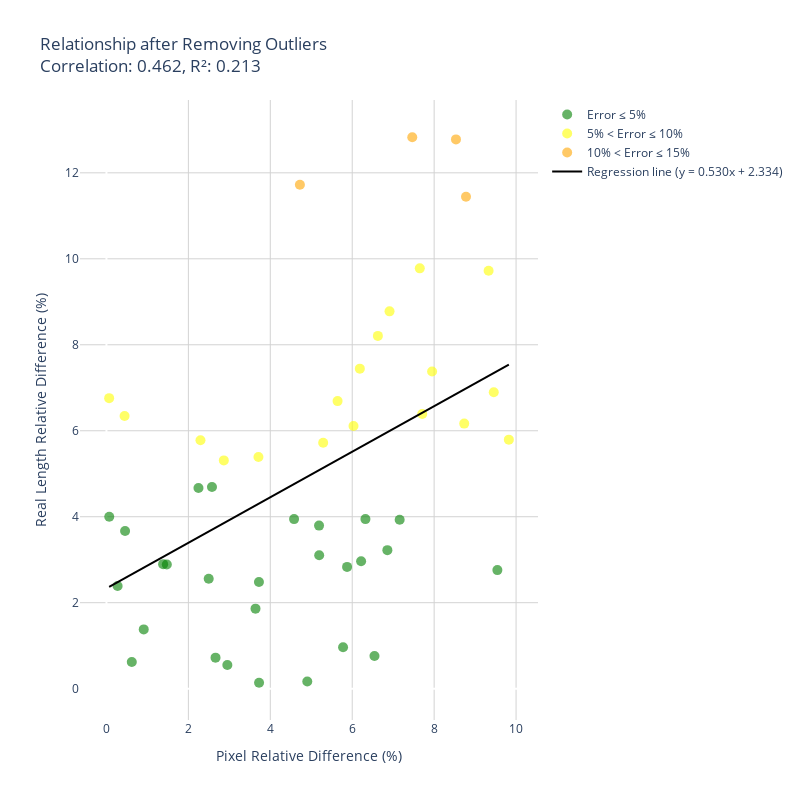

The cell this chart's notebook holds for it:
### Code cell
import numpy as np
from scipy import stats

# Remove outliers from the linear relationship between pixel_rel_diff and real_length_rel_diff
# Calculate residuals from linear regression
slope, intercept, r_value, p_value, std_err = stats.linregress(
    new_df['pixel_rel_diff'], 
    new_df['real_length_rel_diff']
)
predicted = slope * new_df['pixel_rel_diff'] + intercept
residuals = new_df['real_length_rel_diff'] - predicted

# Remove points with residuals more than 2 standard deviations from mean
residual_std = np.std(residuals)
residual_mean = np.mean(residuals)
new_df_clean = new_df[
    (residuals >= residual_mean - 2*residual_std) & 
    (residuals <= residual_mean + 2*residual_std)
]

# Calculate new correlation and regression after removing outliers
correlation_clean = new_df_clean['pixel_rel_diff'].corr(new_df_clean['real_length_rel_diff'])
slope_clean, intercept_clean, r_value_clean, p_value_clean, std_err_clean = stats.linregress(
    new_df_clean['pixel_rel_diff'], 
    new_df_clean['real_length_rel_diff']
)

# Create scatter plot with plotly
fig = go.Figure()

# Plot points with different colors based on relative error
error_thresholds = [5, 10, 15]
colors = ['green', 'yellow', 'orange', 'red']

for i in range(len(error_thresholds) + 1):
    if i == 0:
        mask = new_df_clean['real_length_rel_diff'] <= error_thresholds[0]
        label = f'Error ≤ {error_thresholds[0]}%'
    elif i == len(error_thresholds):
        mask = new_df_clean['real_length_rel_diff'] > error_thresholds[-1]
        label = f'Error > {error_thresholds[-1]}%'
    else:
        mask = (new_df_clean['real_length_rel_diff'] > error_thresholds[i-1]) & \
               (new_df_clean['real_length_rel_diff'] <= error_thresholds[i])
        label = f'{error_thresholds[i-1]}% < Error ≤ {error_thresholds[i]}%'
    
    fig.add_trace(go.Scatter(
        x=new_df_clean[mask]['pixel_rel_diff'],
        y=new_df_clean[mask]['real_length_rel_diff'],
        mode='markers',
        name=label,
        marker=dict(
            color=colors[i],
            size=10,
            opacity=0.6
        ),
        hovertemplate=
        '<b>Image:</b> %{customdata[0]}<br>' +
        '<b>Pixels Total Length:</b> %{customdata[8]:.1f}<br>' +
        '<b>Length:</b> %{customdata[7]:.1f}<br>' +
        '<b>Total Length:</b> %{customdata[1]:.1f}<br>' +
        '<b>Lobster Size:</b> %{customdata[2]}<br>' +
        '<b>Pixel Rel Diff:</b> %{customdata[3]:.1f}%<br>' +
        '<b>Pixel Abs Diff:</b> %{customdata[4]:.1f}<br>' +
        '<b>Real Length Abs Diff:</b> %{customdata[5]:.1f}<br>' +
        '<b>Real Length Rel Diff:</b> %{customdata[6]:.1f}%<br>',
        customdata=list(zip(new_df_clean[mask]['image_name'], 
                          new_df_clean[mask]['total_length'],
                          new_df_clean[mask]['lobster_size'],
                          new_df_clean[mask]['pixel_rel_diff'],
                          new_df_clean[mask]['pixel_abs_diff'],
                          new_df_clean[mask]['real_length_abs_diff'],
                          new_df_clean[mask]['real_length_rel_diff'],
                          new_df_clean[mask]['Length'],
                          new_df_clean[mask]['pixels_total_length']
                          )
                     )
    ))

# Add regression line
x_range = np.linspace(new_df_clean['pixel_rel_diff'].min(), new_df_clean['pixel_rel_diff'].max(), 100)
y_range = slope_clean * x_range + intercept_clean

fig.add_trace(go.Scatter(
    x=x_range,
    y=y_range,
    mode='lines',
    name=f'Regression line (y = {slope_clean:.3f}x + {intercept_clean:.3f})',
    line=dict(color='black', width=2),
))

# Update layout
fig.update_layout(
    title=f'Relationship after Removing Outliers<br>Correlation: {correlation_clean:.3f}, R²: {r_value_clean**2:.3f}',
    xaxis_title='Pixel Relative Difference (%)',
    yaxis_title='Real Length Relative Difference (%)',
    showlegend=True,
    width=800,
    height=800,
    plot_bgcolor='white'
)

# Add grid
fig.update_xaxes(showgrid=True, gridwidth=1, gridcolor='lightgray')
fig.update_yaxes(showgrid=True, gridwidth=1, gridcolor='lightgray')

print(f"Statistical Analysis after removing outliers:")
print(f"Number of points removed: {len(new_df) - len(new_df_clean)}")
print(f"Correlation coefficient: {correlation_clean:.3f}")
print(f"Linear regression results:")
print(f"Slope: {slope_clean:.3f}")
print(f"Intercept: {intercept_clean:.3f}")
print(f"R-squared: {r_value_clean**2:.3f}")
print(f"P-value: {p_value_clean:.3e}")
print(f"Standard error: {std_err_clean:.3f}")

fig.show()

### Figure 1 — Plotly figure (JSON) as saved in the notebook; plotly's stock layout.template omitted (floating-point values rounded to 4 significant figures; data arrays with more than 128 entries replaced by an {"elided": "..."} marker saying what was removed)
{"data": [{"customdata": {"elided": "27x9 mixed values"}, "hovertemplate": "<b>Image:</b> %{customdata[0]}<br><b>Pixels Total Length:</b> %{customdata[8]:.1f}<br><b>Length:</b> %{customdata[7]:.1f}<br><b>Total Length:</b> %{customdata[1]:.1f}<br><b>Lobster Size:</b> %{customdata[2]}<br><b>Pixel Rel Diff:</b> %{customdata[3]:.1f}%<br><b>Pixel Abs Diff:</b> %{customdata[4]:.1f}<br><b>Real Length Abs Diff:</b> %{customdata[5]:.1f}<br><b>Real Length Rel Diff:</b> %{customdata[6]:.1f}%<br>", "marker": {"color": "green", "opacity": 0.6, "size": 10}, "mode": "markers", "name": "Error ≤ 5%", "type": "scatter", "x": [0.0682, 0.2719, 0.91, 0.4546, 0.6184, 1.383, 1.474, 2.576, 2.246, 2.496, 3.639, 3.723, 2.663, 3.726, 2.951, 5.194, 4.902, 6.217, 6.543, 7.158, 5.874, 6.322, 9.544, 6.858, 5.19, 4.58, 5.776], "y": [4.0, 2.389, 1.379, 3.667, 0.6207, 2.897, 2.889, 4.69, 4.667, 2.556, 1.862, 2.483, 0.7222, 0.1379, 0.5517, 3.103, 0.1667, 2.966, 0.7586, 3.931, 2.833, 3.944, 2.759, 3.222, 3.793, 3.944, 0.9655]}, {"customdata": {"elided": "18x9 mixed values"}, "hovertemplate": "<b>Image:</b> %{customdata[0]}<br><b>Pixels Total Length:</b> %{customdata[8]:.1f}<br><b>Length:</b> %{customdata[7]:.1f}<br><b>Total Length:</b> %{customdata[1]:.1f}<br><b>Lobster Size:</b> %{customdata[2]}<br><b>Pixel Rel Diff:</b> %{customdata[3]:.1f}%<br><b>Pixel Abs Diff:</b> %{customdata[4]:.1f}<br><b>Real Length Abs Diff:</b> %{customdata[5]:.1f}<br><b>Real Length Rel Diff:</b> %{customdata[6]:.1f}%<br>", "marker": {"color": "yellow", "opacity": 0.6, "size": 10}, "mode": "markers", "name": "5% < Error ≤ 10%", "type": "scatter", "x": [0.0656, 0.4425, 2.865, 2.295, 3.71, 5.291, 6.031, 6.186, 6.911, 9.456, 7.649, 7.709, 9.329, 5.643, 6.626, 8.734, 9.824, 7.95], "y": [6.759, 6.345, 5.31, 5.778, 5.389, 5.722, 6.111, 7.444, 8.778, 6.897, 9.778, 6.389, 9.722, 6.69, 8.207, 6.167, 5.793, 7.379]}, {"customdata": [["undistorted_GX010191_28_230", 201.1, "big", 4.722, 48.35, 21.1, 11.72, 1024.0, 1072.0], ["undistorted_GX010191_16_495", 157, "big", 8.533, 77.97, 23, 12.78, 913.8, 835.8], ["undistorted_GX010191_15_479", 159.4, "big", 8.778, 81.81, 20.6, 11.44, 932.0, 850.2], ["undistorted_GX010194_26_373", 126.4, "small", 7.466, 90.87, 18.6, 12.83, 1217.0, 1126.0]], "hovertemplate": "<b>Image:</b> %{customdata[0]}<br><b>Pixels Total Length:</b> %{customdata[8]:.1f}<br><b>Length:</b> %{customdata[7]:.1f}<br><b>Total Length:</b> %{customdata[1]:.1f}<br><b>Lobster Size:</b> %{customdata[2]}<br><b>Pixel Rel Diff:</b> %{customdata[3]:.1f}%<br><b>Pixel Abs Diff:</b> %{customdata[4]:.1f}<br><b>Real Length Abs Diff:</b> %{customdata[5]:.1f}<br><b>Real Length Rel Diff:</b> %{customdata[6]:.1f}%<br>", "marker": {"color": "orange", "opacity": 0.6, "size": 10}, "mode": "markers", "name": "10% < Error ≤ 15%", "type": "scatter", "x": [4.722, 8.533, 8.778, 7.466], "y": [11.72, 12.78, 11.44, 12.83]}, {"customdata": [], "hovertemplate": "<b>Image:</b> %{customdata[0]}<br><b>Pixels Total Length:</b> %{customdata[8]:.1f}<br><b>Length:</b> %{customdata[7]:.1f}<br><b>Total Length:</b> %{customdata[1]:.1f}<br><b>Lobster Size:</b> %{customdata[2]}<br><b>Pixel Rel Diff:</b> %{customdata[3]:.1f}%<br><b>Pixel Abs Diff:</b> %{customdata[4]:.1f}<br><b>Real Length Abs Diff:</b> %{customdata[5]:.1f}<br><b>Real Length Rel Diff:</b> %{customdata[6]:.1f}%<br>", "marker": {"color": "red", "opacity": 0.6, "size": 10}, "mode": "markers", "name": "Error > 15%", "type": "scatter", "x": [], "y": []}, {"line": {"color": "black", "width": 2}, "mode": "lines", "name": "Regression line (y = 0.530x + 2.334)", "type": "scatter", "x": [0.0656, 0.1642, 0.2627, 0.3613, 0.4599, 0.5584, 0.657, 0.7556, 0.8541, 0.9527, 1.051, 1.15, 1.248, 1.347, 1.446, 1.544, 1.643, 1.741, 1.84, 1.938, 2.037, 2.136, 2.234, 2.333, 2.431, 2.53, 2.628, 2.727, 2.825, 2.924, 3.023, 3.121, 3.22, 3.318, 3.417, 3.515, 3.614, 3.713, 3.811, 3.91, 4.008, 4.107, 4.205, 4.304, 4.403, 4.501, 4.6, 4.698, 4.797, 4.895, 4.994, 5.093, 5.191, 5.29, 5.388, 5.487, 5.585, 5.684, 5.782, 5.881, 5.98, 6.078, 6.177, 6.275, 6.374, 6.472, 6.571, 6.67, 6.768, 6.867, 6.965, 7.064, 7.162, 7.261, 7.36, 7.458, 7.557, 7.655, 7.754, 7.852, 7.951, 8.05, 8.148, 8.247, 8.345, 8.444, 8.542, 8.641, 8.739, 8.838, 8.937, 9.035, 9.134, 9.232, 9.331, 9.429, 9.528, 9.627, 9.725, 9.824], "y": [2.369, 2.421, 2.473, 2.525, 2.578, 2.63, 2.682, 2.734, 2.787, 2.839, 2.891, 2.943, 2.995, 3.048, 3.1, 3.152, 3.204, 3.257, 3.309, 3.361, 3.413, 3.466, 3.518, 3.57, 3.622, 3.675, 3.727, 3.779, 3.831, 3.883, 3.936, 3.988, 4.04, 4.092, 4.145, 4.197, 4.249, 4.301, 4.354, 4.406, 4.458, 4.51, 4.563, 4.615, 4.667, 4.719, 4.772, 4.824, 4.876, 4.928, 4.98, 5.033, 5.085, 5.137, 5.189, 5.242, 5.294, 5.346, 5.398, 5.451, 5.503, 5.555, 5.607, 5.66, 5.712, 5.764, 5.816, 5.869, 5.921, 5.973, 6.025, 6.077, 6.13, 6.182, 6.234, 6.286, 6.339, 6.391, 6.443, 6.495, 6.548, 6.6, 6.652, 6.704, 6.757, 6.809, 6.861, 6.913, 6.966, 7.018, 7.07, 7.122, 7.174, 7.227, 7.279, 7.331, 7.383, 7.436, 7.488, 7.54]}], "layout": {"height": 800, "plot_bgcolor": "white", "showlegend": true, "title": {"text": "Relationship after Removing Outliers<br>Correlation: 0.462, R²: 0.213"}, "width": 800, "xaxis": {"gridcolor": "lightgray", "gridwidth": 1, "showgrid": true, "title": {"text": "Pixel Relative Difference (%)"}}, "yaxis": {"gridcolor": "lightgray", "gridwidth": 1, "showgrid": true, "title": {"text": "Real Length Relative Difference (%)"}}}}
